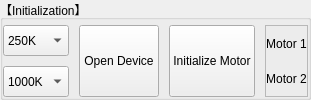
            <widget class="QGroupBox" name="group_init">
             <property name="title">
              <string>【Initialization】</string>
             </property>
             <layout class="QHBoxLayout" name="horizontalLayout_2" stretch="1,2,2,2">
              <property name="spacing">
               <number>10</number>
              </property>
              <property name="leftMargin">
               <number>0</number>
              </property>
              <property name="topMargin">
               <number>5</number>
              </property>
              <property name="rightMargin">
               <number>0</number>
              </property>
              <property name="bottomMargin">
               <number>0</number>
              </property>
              <item>
               <layout class="QVBoxLayout" name="verticalLayout_4">
                <property name="spacing">
                 <number>10</number>
                </property>
                <item>
                 <widget class="QComboBox" name="bx_rate0">
                  <property name="enabled">
                   <bool>true</bool>
                  </property>
                  <property name="sizePolicy">
                   <sizepolicy hsizetype="Preferred" vsizetype="Preferred">
                    <horstretch>0</horstretch>
                    <verstretch>0</verstretch>
                   </sizepolicy>
                  </property>
                  <item>
                   <property name="text">
                    <string>250K</string>
                   </property>
                  </item>
                 </widget>
                </item>
                <item>
                 <widget class="QComboBox" name="bx_rate1">
                  <property name="enabled">
                   <bool>true</bool>
                  </property>
                  <property name="sizePolicy">
                   <sizepolicy hsizetype="Preferred" vsizetype="Preferred">
                    <horstretch>0</horstretch>
                    <verstretch>0</verstretch>
                   </sizepolicy>
                  </property>
                  <item>
                   <property name="text">
                    <string>1000K</string>
                   </property>
                  </item>
                 </widget>
                </item>
               </layout>
              </item>
              <item>
               <widget class="QPushButton" name="bt_open_device">
                <property name="enabled">
                 <bool>true</bool>
                </property>
                <property name="sizePolicy">
                 <sizepolicy hsizetype="Minimum" vsizetype="Preferred">
                  <horstretch>0</horstretch>
                  <verstretch>0</verstretch>
                 </sizepolicy>
                </property>
                <property name="text">
                 <string>Open Device</string>
                </property>
               </widget>
              </item>
              <item>
               <widget class="QPushButton" name="bt_init_motor">
                <property name="enabled">
                 <bool>true</bool>
                </property>
                <property name="sizePolicy">
                 <sizepolicy hsizetype="Minimum" vsizetype="Preferred">
                  <horstretch>0</horstretch>
                  <verstretch>0</verstretch>
                 </sizepolicy>
                </property>
                <property name="text">
                 <string>Initialize Motor</string>
                </property>
               </widget>
              </item>
              <item>
               <widget class="QFrame" name="frame_7">
                <property name="frameShape">
                 <enum>QFrame::StyledPanel</enum>
                </property>
                <property name="frameShadow">
                 <enum>QFrame::Raised</enum>
                </property>
                <layout class="QVBoxLayout" name="verticalLayout_2">
                 <property name="spacing">
                  <number>0</number>
                 </property>
                 <property name="leftMargin">
                  <number>0</number>
                 </property>
                 <property name="topMargin">
                  <number>0</number>
                 </property>
                 <property name="rightMargin">
                  <number>0</number>
                 </property>
                 <property name="bottomMargin">
                  <number>0</number>
                 </property>
                 <item>
                  <widget class="QLabel" name="motor_check_1">
                   <property name="text">
                    <string>Motor 1</string>
                   </property>
                   <property name="alignment">
                    <set>Qt::AlignCenter</set>
                   </property>
                   <property name="margin">
                    <number>5</number>
                   </property>
                   <property name="indent">
                    <number>-1</number>
                   </property>
                  </widget>
                 </item>
                 <item>
                  <widget class="QLabel" name="motor_check_2">
                   <property name="text">
                    <string>Motor 2</string>
                   </property>
                   <property name="alignment">
                    <set>Qt::AlignCenter</set>
                   </property>
                   <property name="margin">
                    <number>5</number>
                   </property>
                   <property name="indent">
                    <number>-1</number>
                   </property>
                  </widget>
                 </item>
                </layout>
               </widget>
              </item>
             </layout>
            </widget>
